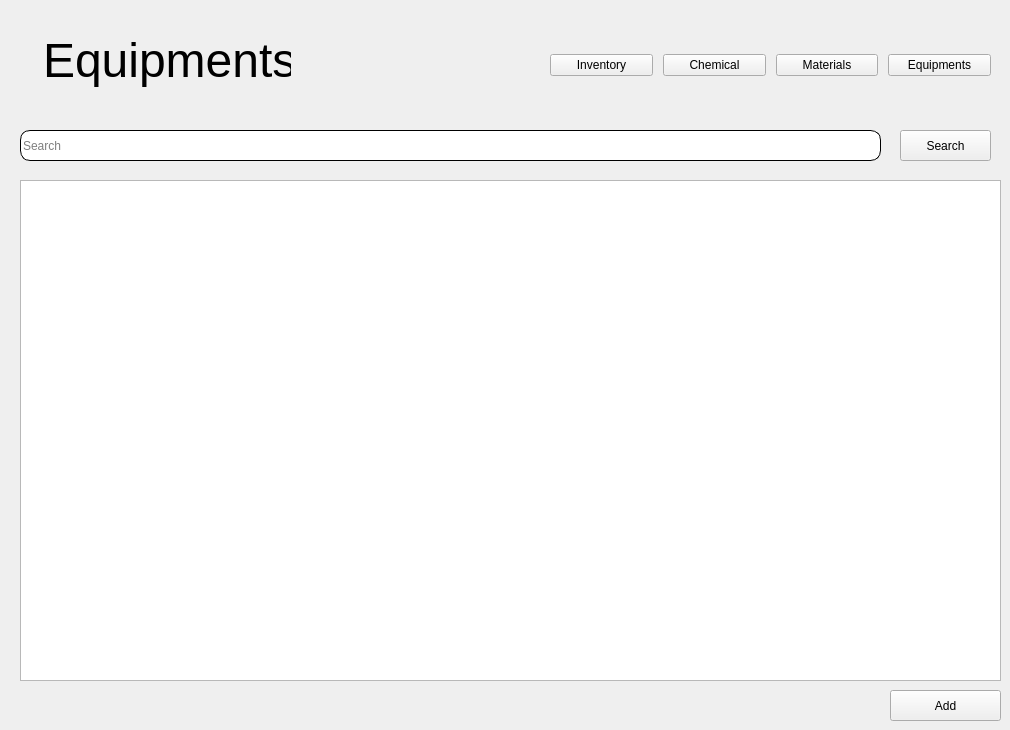
    <widget class="QWidget" name="equipmentsPage">
     <widget class="QLineEdit" name="equipmentSearch">
      <property name="geometry">
       <rect>
        <x>20</x>
        <y>130</y>
        <width>861</width>
        <height>31</height>
       </rect>
      </property>
      <property name="styleSheet">
       <string notr="true">border: 1px solid black;
border-radius: 10px;
padding-right: 100px</string>
      </property>
      <property name="text">
       <string/>
      </property>
      <property name="frame">
       <bool>false</bool>
      </property>
      <property name="echoMode">
       <enum>QLineEdit::Normal</enum>
      </property>
      <property name="cursorPosition">
       <number>0</number>
      </property>
      <property name="placeholderText">
       <string>Search</string>
      </property>
     </widget>
     <widget class="QLabel" name="label_14">
      <property name="geometry">
       <rect>
        <x>40</x>
        <y>20</y>
        <width>251</width>
        <height>81</height>
       </rect>
      </property>
      <property name="lineWidth">
       <number>0</number>
      </property>
      <property name="text">
       <string>&lt;html&gt;&lt;head/&gt;&lt;body&gt;&lt;p&gt;&lt;span style=&quot; font-size:36pt;&quot;&gt;Equipments&lt;/span&gt;&lt;/p&gt;&lt;/body&gt;&lt;/html&gt;</string>
      </property>
      <property name="scaledContents">
       <bool>false</bool>
      </property>
      <property name="indent">
       <number>3</number>
      </property>
     </widget>
     <widget class="QWidget" name="layoutWidget_3">
      <property name="geometry">
       <rect>
        <x>550</x>
        <y>40</y>
        <width>441</width>
        <height>51</height>
       </rect>
      </property>
      <layout class="QHBoxLayout" name="horizontalLayout_6">
       <property name="spacing">
        <number>10</number>
       </property>
       <property name="sizeConstraint">
        <enum>QLayout::SetDefaultConstraint</enum>
       </property>
       <item>
        <widget class="QPushButton" name="eqinventoryBtn">
         <property name="text">
          <string>Inventory</string>
         </property>
        </widget>
       </item>
       <item>
        <widget class="QPushButton" name="eqchemicalBtn">
         <property name="text">
          <string>Chemical</string>
         </property>
        </widget>
       </item>
       <item>
        <widget class="QPushButton" name="eqmaterialsBtn">
         <property name="styleSheet">
          <string notr="true"/>
         </property>
         <property name="text">
          <string>Materials</string>
         </property>
        </widget>
       </item>
       <item>
        <widget class="QPushButton" name="eqequipmentBtn">
         <property name="text">
          <string>Equipments</string>
         </property>
        </widget>
       </item>
      </layout>
     </widget>
     <widget class="QTableWidget" name="equipmentsTable">
      <property name="geometry">
       <rect>
        <x>20</x>
        <y>180</y>
        <width>981</width>
        <height>501</height>
       </rect>
      </property>
      <property name="lineWidth">
       <number>-1</number>
      </property>
     </widget>
     <widget class="QPushButton" name="equipmentSearchBtn">
      <property name="geometry">
       <rect>
        <x>900</x>
        <y>130</y>
        <width>91</width>
        <height>31</height>
       </rect>
      </property>
      <property name="text">
       <string>Search</string>
      </property>
      <property name="icon">
       <iconset resource="icons.qrc">
        <normaloff>:/newPrefix/165329.png</normaloff>:/newPrefix/165329.png</iconset>
      </property>
     </widget>
     <widget class="QPushButton" name="equipmentAddBtn">
      <property name="geometry">
       <rect>
        <x>890</x>
        <y>690</y>
        <width>111</width>
        <height>31</height>
       </rect>
      </property>
      <property name="text">
       <string>Add</string>
      </property>
     </widget>
    </widget>
